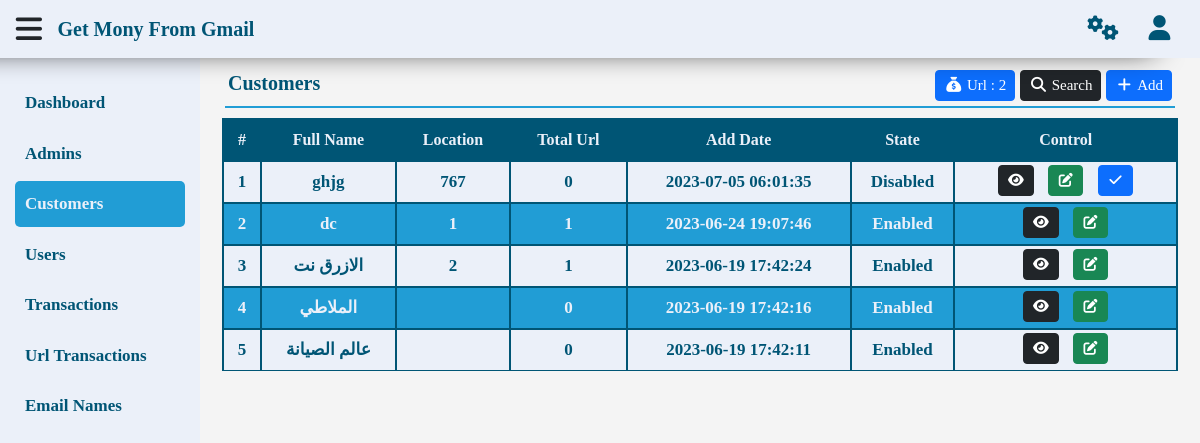
Screenshot of /gmr_test/customers.php?Page=View (signed in) with the database file from the repository.
### tables this page shows
CREATE TABLE `customers` (
  `id` int(11) NOT NULL,
  `fullname` text NOT NULL,
  `cu_location` text NOT NULL,
  `cu_date` timestamp NOT NULL DEFAULT current_timestamp(),
  `active` int(1) NOT NULL DEFAULT 0
);

### gmr_test/function.php (called while the page is built, shortened)
<?php
function getItem($table, $value, $where, $select) {
    global $con;
    $statment = $con->prepare("SELECT * FROM $table WHERE $where");
    $statment->execute(array($value));
    $fetch = $statment->fetch();
    return $fetch[$select];
}
function getData ($table, $where = '1 = 1', $value = null, $by = 'id', $order = 'DESC', $limit = null) {
    global $con;
    $statment = $con->prepare("SELECT * FROM $table WHERE $where ORDER BY $by $order $limit");
    $statment->execute($value);
    return $statment->fetchAll();
}
function getCount ($table, $where = '1 = 1', $value = null) {
    global $con;
    $statment = $con->prepare("SELECT * FROM $table WHERE $where");
    $statment->execute($value);
    return $statment->rowCount();
}
function printName($number) {
    if ($number == 1) {
        return words('Enabled');
    } else {
        return words('Disabled');
    }
}

### gmr_test/inc/page/customers/view.php (the view, shortened to what this page needs)
<?php
$url = 0;
foreach (getData('url_transactions') as $all) {
    if ($all['ut_state'] == 1) {
        $url += $all['ut_state'];
    }
}
?>
<div class="content">
    <nav class="navbar navbar-expand-lg">
        <a class="navbar-brand">
            <span><?php echo words($pageTitle) ?></span>
        </a>
        <div class="collapse navbar-collapse" id="navbarSupportedContent">
            <ul class="navbar-nav <?php echo $navbar ?>-auto mb-2 mb-lg-0">
                <li class="nav-item">
                    <a class="nav-link btn btn-primary btn-sm" aria-current="page" href="#">
                        <i class="fa fa-sack-dollar fa-fw"></i>
                        <span><?php echo words('Url') . ' : ' . $url ?></span>
                    </a>
                </li>
                <li class="nav-item">
                    <a class="nav-link btn btn-dark btn-sm" aria-current="page" href="#" id="search">
                        <i class="fa fa-search fa-fw"></i>
                        <span><?php echo words('Search') ?></span>
                    </a>
                </li>
                <li class="nav-item">
                    <a class="nav-link btn btn-primary btn-sm" aria-current="page" href="?Page=Add">
                        <i class="fa fa-plus fa-fw"></i>
                        <span><?php echo words('Add') ?></span>
                    </a>
                </li>
            </ul>
        </div>
    </nav>
    <div class="container">
        <div class="table-responsive">
            <table class="table">
                <thead>
                    <tr>
                        <th scope="col"><?php echo words('#') ?></th>
                        <th scope="col"><?php echo words('Full Name') ?></th>
                        <th scope="col"><?php echo words('Location') ?></th>
                        <th scope="col"><?php echo words('Total Url') ?></th>
                        <th scope="col"><?php echo words('Add Date') ?></th>
                        <th scope="col"><?php echo words('State') ?></th>
                        <th scope="col"><?php echo words('Control') ?></th>
                    </tr>
                </thead>
                <tbody>
                    <?php $i =1; foreach (getData('customers') as $all) { ?>
                    <tr>
                        <td><?php echo $i ?></td>
                        <td><?php echo $all['fullname'] ?></td>
                        <td><?php echo $all['cu_location'] ?></td>
                        <td>
                            <?php
                                echo getCount('url_transactions','ut_state = 1 and customer = ?',array($all['fullname']));
                            ?>
                        </td>
                        <td><?php echo $all['cu_date'] ?></td>
                        <td><?php echo printName($all['active']) ?></td>
                        <td>
                            <a href="urltransactions.php?Page=View&Customer=<?php echo $all['id'] ?>" class="btn btn-dark btn-sm">
                                <i class="fa fa-eye fa-fw"></i>
                            </a>
                            <a href="?Page=Edit&ID=<?php echo $all['id'] ?>" class="btn btn-success btn-sm">
                                <i class="fa fa-edit fa-fw"></i>
                            </a>
                            <?php if ($all['active'] == 0) { ?>
                            <a href="?Page=Active&ID=<?php echo $all['id'] ?>" class="btn btn-primary btn-sm">
                                <i class="fa fa-check fa-fw"></i>
                            </a>
                            <?php } ?>
                        </td>
                    </tr>
                    <?php $i++; } ?>
                </tbody>
            </table>
        </div>
    </div>
</div>

### gmr_test/lay/css/style.css (style rules this page uses)
:root { --background: #ebf0f9; --primary: white; --secondry: #005575; --third: #219dd5; }
* { box-sizing: border-box; font-family: 'Cairo'; }
body { background-color: #f4f4f4; }
ul { list-style: none; }
a { text-decoration: none; }
P, ul, h1, h2, h3, h4, h5, h6 { margin: 0; padding: 0; }
.content { position: relative; top: 50px; width: calc(100% - 200px); transition: .3s; padding: 10px; }
.navbar { border-bottom: 2px solid var(--third); margin: 0 15px 10px; padding: 3px; }
.navbar .navbar-brand { color: var(--secondry); font-weight: bold; font-size: 20px; margin: 0; }
.navbar ul { margin: 5px 0; }
.navbar ul a,.navbar ul a:hover,.navbar ul a:focus { padding: 3px; color: white; font-size: 15px; }
table thead { background-color: var(--secondry); color: var(--background); }
table tbody tr { color: var(--secondry); font-size: 17px; }
table tbody tr td { padding: 3px !important; font-weight: bold; }
table tbody tr:nth-child(odd) { background-color: var(--background); color: var(--secondry); }
table tbody tr:nth-child(even) { background-color: var(--third); color: var(--background); }
table th, table td { border: 2px solid var(--secondry); vertical-align: middle; text-align: center; }
table td a { display: block; margin: 0 5px 3px; }

### gmr_test/lay/css/en.css (style rules this page uses)
.content { left: 200px; }
.navbar ul li:not(:last-of-type) { margin-right: 5px; }

### rows the page displays
customers: fullname "ghjg", cu_location "767", fullname "0", cu_date "2023-07-05 06:01:35", active "Disabled"
customers: fullname "dc", cu_location "1", fullname "1", cu_date "2023-06-24 19:07:46", active "Enabled"
customers: fullname "الازرق نت", cu_location "2", fullname "1", cu_date "2023-06-19 17:42:24", active "Enabled"
customers: fullname "الملاطي", fullname "0", cu_date "2023-06-19 17:42:16", active "Enabled"
customers: fullname "عالم الصيانة", fullname "0", cu_date "2023-06-19 17:42:11", active "Enabled"

### other values shown
words('Dashboard') "Dashboard"
words('Admins') "Admins"
words('Customers') "Customers"
words('Users') "Users"
words('Transactions') "Transactions"
words('Url Transactions') "Url Transactions"
words('Email Names') "Email Names"
words($pageTitle) "Customers"
words('Url') "Url"
$url "2"
words('Search') "Search"
words('Add') "Add"
words('#') "#"
words('Full Name') "Full Name"
words('Location') "Location"
